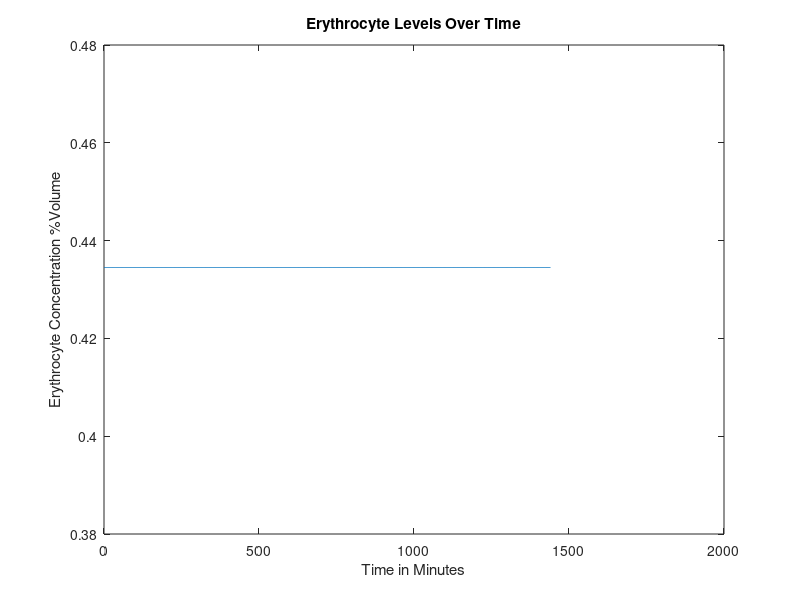
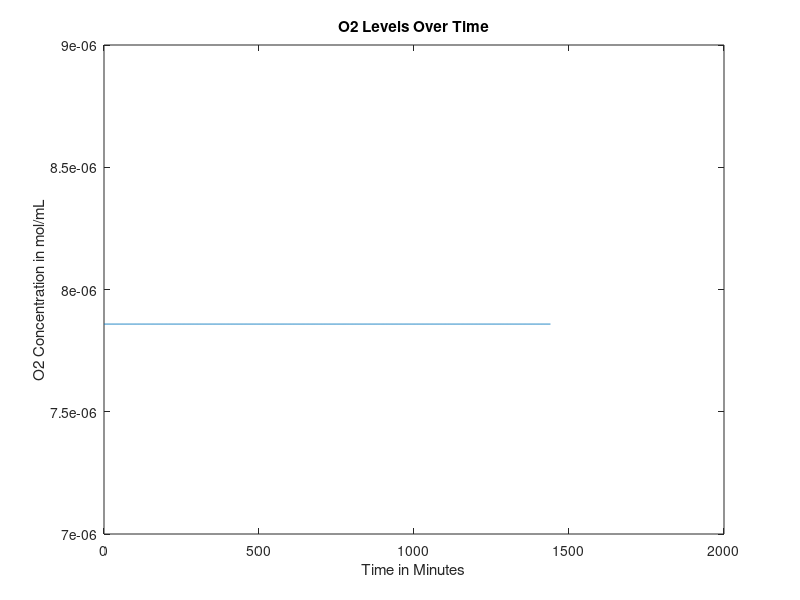
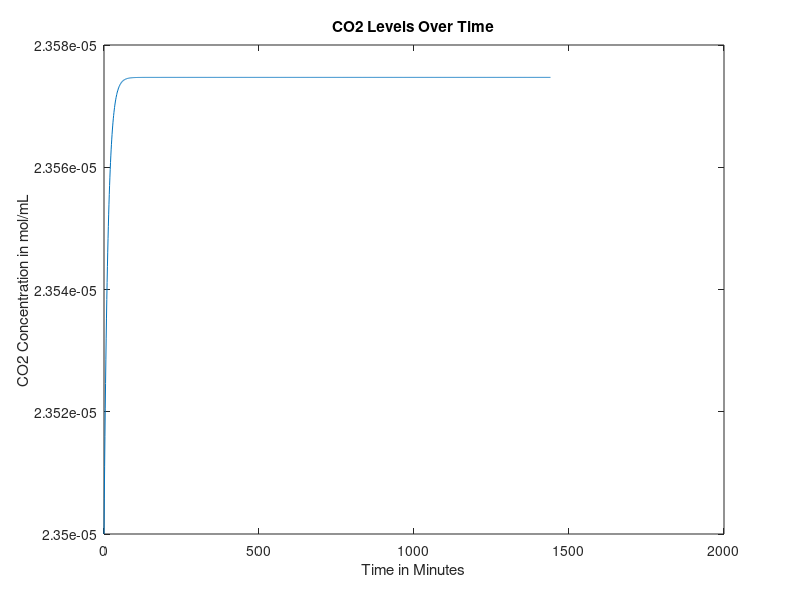
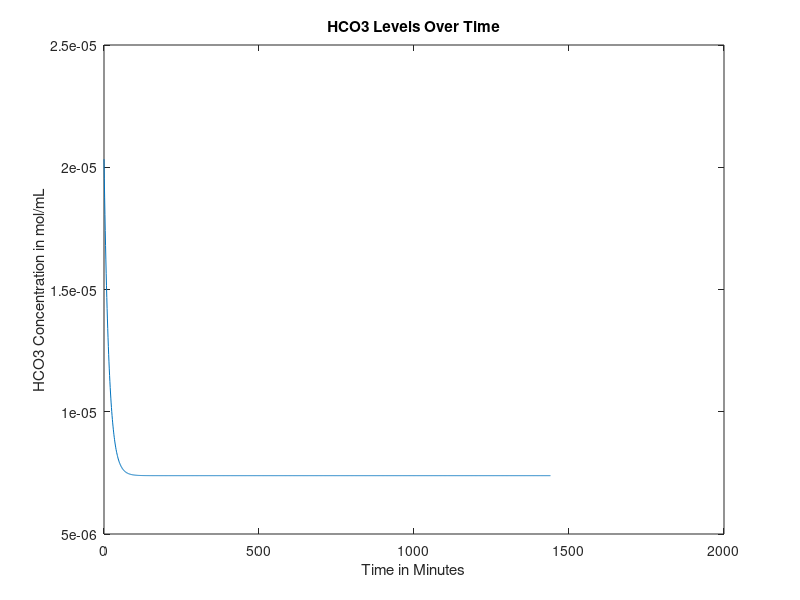

Reproduce these figures in MATLAB, in order.
function mainfunction2withLiverEating2()
age = 30; %Age in years
gender = 0; %Gender, 0=male, 1=female
mass = 70; %Weight in kg
anemia = 0; %Is the patient anemic? 1 if yes, 0 if no
FerritinStores = 0.0179; %Stored moles of iron in liver as ferritin

RQ=0.825;%reaction quotients for the general body and
%RQheart=0.7;

if (40>=age)&&(age>0) %if/else statement that sets heart rate based on age, in bpm
    heartrate = 60;
else
    heartrate=70;
end


%Intake of various nutrients
carbs=130;
calciumintake=1000;
sodiumintake=500;

if gender==1
    ironintake=18;
else
    ironintake=8;
end

bloodweight=0.07*mass; %sets mass of blood in the body based on percentage composition of blood and bodyweight


%SV=mass; %stroke volume, blood pumped out of heart per beat in mL

bloodflow0 = 1000*bloodweight/1.06; %blood flow out of heart per minute in mL, divided by density of 1.06 g/mL (steady state value)

% cvector = concentration vector, [cE, cNa, cCa, cIron, cGlucose, cO2,
% cCO2, cHCO3], where c = "concentration of", and the letters are our
% components


if gender == 0 %if loop sets volume percentage of red blood cells based on gender
    cE = 0.4345;
elseif gender == 1
    cE = 0.402;
end

%set concentration of O2 and CO2 in mol/mL at BTP in venous blood
cO2 = 0.00000785855;
cCO2 = 0.0000235;
%concentration of bicarbonate in venous blood, in mol/L
cHCO3 = 0.00002033;
%concnetartion of glucose in mol/mL
cGlucose = 0.0000055;
%Na concentration in mol/mL
cNa = 0.000137;
%Concentration of Ca in mol/mL
cCa = 0.00000118;
%Concentration of iron in mol/mL
cIron = 0.00012592;

cvector0 = [cE cO2 cCO2 cHCO3 cGlucose cNa cCa cIron]; %concentration in the blood, in moles? mL/mL of blood

cEtrack=[cvector0(1)];
cO2track=[cvector0(2)];
cCO2track=[cvector0(3)];
cHCO3track=[cvector0(4)];
cGlucosetrack=[cvector0(5)];
cNatrack=[cvector0(6)];
cCatrack=[cvector0(7)];
cIrontrack=[cvector0(8)];

for loop=1:1440
    %Run initial venous blood through the heart
    [bloodflow, cvector, Ci] = lungs(bloodflow0, cvector0);
    %Run blood from lungs to the heart
    [bloodflow, cvector1] = heart(bloodflow, cvector, mass, Ci);
    %These three values are the blood flows that go from the heart to each
    %organ
    
    
    
    %Volumetric flow rate in and out of liver (mL/min)
    %Vi=Vj=V=100mL/min per 100g liver
    %Blood flow distribution will change during iron deficiency anemia but we
    %don't have a function modeling this yet
    
    if (18<=age) && (age<50)
        V=452+16.34*mass+11.85*age-166*gender;
    else
        V=1390+15.94*mass-12.86*age;
    end
    
    BFbraini=0.15*bloodflow;
    BFliveri=V;
    BFotherbloodi=bloodflow-BFbraini-0.3*BFliveri;
    %Process each of these three blood flows in their respective organs
    [BFbrainj, cvectorbrainj] = brain(BFbraini, cvector1, mass, Ci);
    
    [BFotherbloodj, cvectorotherbloodj] = otherblood(BFotherbloodi, cvector1, carbs, calciumintake, sodiumintake, ironintake, Ci, RQ);
    
    Mvectorotherbloodliver=0.7*V*cvectorotherbloodj;
    Mvectorheart=0.3*V*cvector1;
    cvectorliverin=(Mvectorotherbloodliver+Mvectorheart)/V;
    
    [BFliverj, cvectorliverj] = liver(BFliveri,cvectorliverin,gender,mass,Ci,FerritinStores);
    %Redirect blood from liver to other blood and mix the two
    Mvectorotherbloodj=(cvectorotherbloodj*(BFotherbloodj-0.7*V))+(cvectorliverj*BFliverj);
    %Add the blood flow from other blood and liver to get new blood volume
    BFotherbloodj=BFotherbloodj-0.7*V+BFliverj;
    %Do a weighted average to get a new cvector
    cvectorotherbloodj=Mvectorotherbloodj/BFotherbloodj;
    %Send 25% of the blood flow to the kidneys
    BFkidneyi=0.25*(BFbrainj+BFotherbloodj);
    %Subtract blood sent to kidneys from other blood
    BFotherbloodj=BFotherbloodj-BFkidneyi;
    %Have the kidneys process the blood they receive
    
    [BFkidneyj, cvectorkidneyj] = kidney(BFkidneyi, cvectorotherbloodj,RQ,mass, Ci);
    %Send blood processed in kidneys back to other blood, pool with brain, create Mvector
    Mvectorotherblood=(BFotherbloodj*cvectorotherbloodj)+(BFkidneyj*cvectorkidneyj)+(BFbrainj*cvectorbrainj);
    %Reset the bloodflow back into the lungs to the blood flow we just computed
    bloodflow0=BFotherbloodj+BFkidneyj+BFbrainj;
    
    %Recompute cvector0 by dividing Mvectorotherblood by bloodflow0
    cvector0=Mvectorotherblood/bloodflow0;
    
    cEtrack=[cEtrack cvector0(1)];
    cO2track=[cO2track cvector0(2)];
    cCO2track=[cCO2track cvector0(3)];
    cHCO3track=[cHCO3track cvector0(4)];
    cGlucosetrack=[cGlucosetrack cvector0(5)];
    cNatrack=[cNatrack cvector0(6)];
    cCatrack=[cCatrack cvector0(7)];
    cIrontrack=[cIrontrack cvector0(8)];
    
    A = [cvector; cvector1; cvectorbrainj; cvectorotherbloodj; cvectorliverj; cvectorkidneyj; cvector0];
end

figure
plot(0:loop(end),cEtrack)
title('Erythrocyte Levels Over Time')
xlabel('Time in Minutes')
ylabel('Erythrocyte Concentration %Volume')

figure
plot(0:loop(end),cO2track)
title('O2 Levels Over Time')
xlabel('Time in Minutes')
ylabel('O2 Concentration in mol/mL')

figure
plot(0:loop(end),cCO2track)
title('CO2 Levels Over Time')
xlabel('Time in Minutes')
ylabel('CO2 Concentration in mol/mL')

figure
plot(0:loop(end),cHCO3track)
title('HCO3 Levels Over Time')
xlabel('Time in Minutes')
ylabel('HCO3 Concentration in mol/mL')

figure
plot(0:loop(end),cGlucosetrack)
title('Glucose Levels Over Time')
xlabel('Time in Minutes')
ylabel('Glucose Concentration in mol/mL')

figure
plot(0:loop(end),cNatrack)
title('Na Levels Over Time')
xlabel('Time in Minutes')
ylabel('Na Concentration in mol/mL')

figure
plot(0:loop(end),cCatrack)
title('Ca Levels Over Time')
xlabel('Time in Minutes')
ylabel('Ca Concentration in mol/mL')

figure
plot(0:loop(end),cIrontrack)
title('Iron Levels Over Time')
xlabel('Time in Minutes')
ylabel('Iron Concentration in mol/mL')
end

function [bloodout, Cout, Ci] = lungs(vblood, Cvector)
Cout = [];
%Assume Lung Volume is 6 L. Assume dead space of .15 Liters. 
vlung = 6;
deadspace = .15;
respiratoryrate = 15;
alveoliventilation = (vlung-deadspace)*respiratoryrate; %L/min of air added to the aveloli
%Assume oxygen added to alveloli is 21% of air
alveoliO2 = .21*alveoliventilation;


% Finding volumetric flow rate out of oxygen
CiO2 = 0.000001964637; %5mL/100mL becomes .000001964637 mol
%CdeoxygenatedO2 = 0.16; %from graph and partial pressure of oxygen in entering deoxygenated blood being...
Ci=CiO2*vblood;                       %40 mmHg (this might also depend on hemoglobin)
nO2i = vblood*(Cvector(2)+CiO2); %O2 in, mL/min
nO2cons = 0.05*CiO2*vblood;%.0002082515; %5.3 mL/min becomes .0002082515 mol/min
nO2j = nO2i - nO2cons; %O2 out, mol/min
Cout(2) = nO2j/vblood; %mol/mL

% Finding volumetric flow rate out of carbon dioxide
nCO2i = vblood*Cvector(3);
nCO2cons = nCO2i*(1-(48/52));%vblood*(.0000015716531); %vblood(mL/min) and concentration of blood consumed (mol/mL)
%CjCO2 = 0.48; %48 mL/100 mL, should be dependent on hemoglobin, oxygen, things like that
nCO2j = nCO2i - nCO2cons; %CO2 out, L/min
Cout(3) = nCO2j/vblood;

% Finding volumetric flow rate out of bicarbonate
rHCO3CO2 = Cvector(4)/Cvector(3); %ratio of bicarbonate to carbon dioxide in blood leaving lungs
nHCO3j = rHCO3CO2*nCO2j; %HCO3 out, mol/min
Cout(4) = nHCO3j/vblood;

% Finding volumetric flow rate out of calcium
Cout(7) = Cvector(7); %calcium out, L/min

Cout(8) = Cvector(8); %iron concentration doesn't change in lungs
% Finding volumetric flow rate out of sodium
Cout(6) = Cvector(6); %sodium out, L/min

% Finding volumetric flow rate out of erythrocytes
Cout(1) = Cvector(1);

% Finding volumetric flow rate out of glucose

nglucosecons = nO2cons/6; %molar flow rate of glucose consumed, mol/min, in terms of O2 consumed
nGlucosei = Cvector(5)*vblood;
nGlucosej = nGlucosei - nglucosecons; %molar flow rate of glucose out, mol/min
Cout(5) = nGlucosej/vblood;
bloodout = vblood;
end

function [bloodflowj, cvectorj] = brain(bloodflowi, cvectori, mass, Ci)
%Blood volume conserved
bloodflowj=bloodflowi;

brainmass=0.02*mass*1000; %gives brain mass in grams as 2% body mass
Mvector=bloodflowi*cvectori;
%Create a null vector for cvectorj
cvectorj=zeros(1,8);
%Sets inflows equal to outflows for erythrocytes, Na, Ca, Iron
cvectorj(1)=cvectori(1);
cvectorj(6)=cvectori(6);
cvectorj(7)=cvectori(7);
cvectorj(8)=cvectori(8);

%Consume oxygen at 18.4% of intake rate
MO2j=Mvector(2)-0.184*Ci;
%Consume glucose at a rate of 5.6 mg per 100g brain mass per minute
MGlucosej=Mvector(5)-(0.00003108*(brainmass/100));%moles of glucose in - glucose requirements per mon in moles/minute
%Calculate CO2 produced based on glucose consumed via respiration equation
MCO2j=Mvector(3)+6*(0.6660746/1440);
%Calculate HCO3 made when the CO2 is produced
rHCO3CO2=19.3/21.5; %ratio of bicarbonate to carbon dioxide in blood leaving lungs
HCO3j=Mvector(4)+rHCO3CO2*6*(0.6660746/1440);

%Calculate values above as concentrations and add them to cvectorj
cvectorj(2)=MO2j/bloodflowj;
cvectorj(5)=MGlucosej/bloodflowj;
cvectorj(3)=MCO2j/bloodflowj;
cvectorj(4)=HCO3j/bloodflowj;

end

function [outflow, Cout] = heart(flow,Cvector,weight, Ci)

Cout = [];

% Finding concentration out of glucose
Cout(5)=Cvector(5);
% Finding concentration out of erythrocytes
Cout(1)=Cvector(1);
% Finding concentration out of sodium
Cout(6)=Cvector(6);
% Finding concentration out of iron
Cout(8)=Cvector(8);
% Finding concentration out of calcium
Cout(7)=Cvector(7);

heartmass = weight*.003;
nO2cons = 0.116*Ci; %mL/min*mol/mL=mol/min
Cout(2) = (Cvector(2)*flow - nO2cons)/flow;
CO2gen = .7*nO2cons; %using respiratory quotient in the heart
Cout(3) = (Cvector(3)*flow + CO2gen)/flow;
rHCO3CO2 = Cvector(4)/Cvector(3); %ratio of bicarbonate to carbon dioxide in blood leaving lungs
nHCO3j = rHCO3CO2*CO2gen; %HCO3 out, mol/min
Cout(4) = (Cvector(4)*flow + nHCO3j)/flow;

outflow = flow;
end

function [bloodflowj, cvectorout]=liver(V,cvectori,G,mass,Ci,FerritinStores)
%This function will deliver output volumetric flow rates for the concentration of
%the 8 components (mol/mLmin) out of the liver
%Input: G=Gender (1 if female, 0 if male)
%W=weight of person (kg); A=age of person (years)
%cvector=[cE,cO2,cCO2,cHCO3,cGlucose,cNa,cCa,cFe)
%Outputs are all in concentration flow rates (mol/mLmin) out

%Initializes cvectorout
cvectorout=[0,0,0,0,0,0,0,0];



%Calculates concentration flow rate of red blood cells out
%p=blood density in amount per mL
%Vbody=Volume of body in mL. Calculating assuming 7% of total body weight
%is blood, then divided by density of blood to find volume of blood
%RBCj=raw numerical flow rate of red blood cells out/min
%RBCi=raw numerical flow rate of RBC in/min
%nRBCj=molar flow rate of RBC out/min
%RBCcons=consumption rate of RBC/min
%No generation of RBC in liver

p=1.2e10; %number of red blood cells per mL of PURE red blood cells

%Calculate volume of the body
Vblood=0.07*mass*1000/1.056;
%Calculate the number of RBCs entering liver based on concentration,
%flow rate, and pure RBC density
RBCi=p*V*cvectori(1);
%Consume some based on body size
RBCcons=5.55555e-6*cvectori(1)*Vblood;
%Find pure volume of RBCs we now have based on number and density
VRBCj=(RBCi-RBCcons)/p;
%Calculate volume of plasma that entered
Vplasma=V*(1-cvectori(1));
%Calculate new concentrations based on volumeRBCs/total volume
cvectorout(1)=VRBCj/(VRBCj+Vplasma);
%Bloodflow out = blood cells out + plasma volume
bloodflowj=Vplasma+VRBCj;

%Calculates concentration flow rate of O2 out
%No generation of O2
%nO2i=molar flow rate of O2/min in
%nO2j=molar flow rate of O2/min out
%nO2cons=molar consumption rate of O2/min
nO2i= cvectori(2)*V;
nO2cons=0.204*Ci;
nO2j=nO2i-nO2cons;
cvectorout(2)=nO2j/V;

%Calculates concentration flow rate of CO2 out
%nCO2i=molar flow rate of CO2/min in
%nCO2j=molar flow rate of CO2/min out
%nCO2gen=molar flow rate of CO2/min generated
%RQ=Respiratory Quotient=mol CO2 produced/mol O2 consumed
RQ=0.825;
nCO2gen=RQ*nO2cons;
nCO2i=cvectori(3)*V;
nCO2j=nCO2i+nCO2gen;
cvectorout(3)=nCO2j/V;

%Calculates the required intake of protein in grams/min given a
%person's demographic information
%dprotein=daily protein intake in g/day
%protein=protein intake in g/min
dprotein=0.8*mass;
protein=dprotein/1440;

%Calculates the concentration flow rate of Bicarbonate out
%Assume no generation of bicarbonate
%%Also liver just takes in bicarbonate from the heart and stomach
%1mole bicarbonate ions consumed by liver per 100g protein/day
rHCO3CO2 = cvectori(4)/cvectori(3); %ratio of bicarbonate to carbon dioxide in blood leaving lungs
nHCO3gen = rHCO3CO2*nCO2gen; %HCO3 out, mol/min
nHCO3i=cvectori(4)*V;
nHCO3j=nHCO3i-(protein/100)+nHCO3gen;
cvectorout(4)=nHCO3j/V;

%Calculates the concentration flow rate of Na2+ out
%Assume no generation of Na2+, only in, out, and consumption
%nNai=molar flow rate of sodium in
%nNacons=molar flow rate of sodium consumed given that 10% of bile salts
%are consumed, approx 600mL are produced per day, and there are 135mM Na+
%ions in bile.
%nNaj=molar flow rate of sodium out
nNacons=5.625e-6;
nNai=cvectori(6)*V;
nNaj=nNai-nNacons;
cvectorout(6)=nNaj/V;

%Calculates the concentration flow rate of Ca2+ out
%Assume no generation nor consumption.
%cCai=concentration flow rate of Ca2+ in mol/mLmin in
%cCaj=concentration flow rate of Ca2+ in mol/mLmin out
cvectorout(7)=cvectori(7);
%Calculates the concentration flow rate of Fe out
%Assume no generation since

%This function calculates the rate of the liver's glucose buffer function where
%the liver consumes or generates glucose to regulate glucose levels in the blood.
%The consumeorgenerate equation was extracted with excel where equations
%describing [insulin] vs. [glucose] and [glucagon] vs. [glucose] from 
%a research paper were substracted.
%Overall equation is normalized at(x,y)=(6,0) where x=Glucose Concentration in blood (mM) 
%and y=Insulin-Glucagon levles (pmol/L).
%The equation was chosen to be zeroed at 6mM glucose concentration in
%blood since 6mM is the critical threshold value of glucose in the blood
%that determines if liver consumes or generates glucose to buffer glucose levels
%Actual molar rate of glucose generated/consumed factors into account that
%the maximum rate of hepatic glucose uptake is approx. 26umoles/min per kg
%bodyweight
%The maximum value of nGlucosecons, when x=9mM and y=300
%is thus 26umoles/min per kg bodyweight
%Dividing consumeorgenerate by 26*W*10^-6 scales consumeorgenerate value 
%to 26umoles/min per kg bodyweight at (9,300) to give nGlucosegen and
%nGlucosecons terms in moles/min

consumeorgenerate=0.8144*(cvectori(5)*10^6)^3-9.622*(cvectori(5)*10^6)^2+108.74*(cvectori(5)*10^6)-480.69;
scalingterm = 300/(26*mass*10^-6);
if consumeorgenerate < 0
    nGlucosegen=abs(consumeorgenerate)/scalingterm;
    nGlucosecons=0;
elseif consumeorgenerate > 0
    nGlucosecons=abs(consumeorgenerate)/scalingterm;
    nGlucosegen=0;
else
    nGlucosegen=0;
    nGlucosecons=0;
end
nGlucosebasalcons = nO2cons/6;
nGlucosei = cvectori(5)*V;
nGlucosej = nGlucosei + nGlucosegen - nGlucosecons - nGlucosebasalcons;
cvectorout(5) = nGlucosej/V;

% Iron gets packaged into ferritin in the liver, to be stored and used
% later if we run low


%determine molar flow rate of iron in
Mironin=V*cvectori(8);
Mirondif=(V*0.00012592)-Mironin;

if Mirondif < 0
    FerritinStores=FerritinStores+Mirondif;
    cvectorout(8)=0.00012592;
elseif FerritinStores > Mirondif && Mirondif>0
    Mironadd=Mirondiff;
    FerritinStores=FerritinStores-Mironadd;
    cvectorout(8)=(Mironadd+Mironin)/V;
elseif FerritinStores < Mirondif && Mirondif>0
    Mironadd=FerritinStores;
    cvectorout(8)=(Mironadd+Mironin)/V;
    FerritinStores=0;
    
elseif FerritinStores == 0
    
    cvectorout(8)=cvectori(8);
    
end


end

function [bloodflowj, cvectorj] = kidney(bloodflowi, cvectori, RQ, mass, Ci)
T=1440;%Multiplier that scales up the time period of interest to one day (required for glucose equation)
Kidneymass=(300/70000)*mass; %mass of the kidneys combined in grams

%Initialize all intakes
Mvector=bloodflowi*cvectori;
bloodflowj=bloodflowi;

%Consume relevant compounds to create outlet values

MEj=Mvector(1);
MIronj=Mvector(8);

MO2j=Mvector(2)-0.072*Ci;
% Find mol/min O2 consumed
%MO2cons = Mvector(2) - MO2j;
% Convert to mL/min per 100g
%MO2cons = (MO2cons/0.0000392927)/(Kidneymass/100);
% Find mmol/min per 100g Na consumed
%MNacons = (MO2cons - 0.5)/0.1;
% Convert to mol/min
%MNacons = (MNacons/1000)*(Kidneymass/100);
MNacons = (100/1440)/1000;
MNaj = Mvector(6) - MNacons;
%MNaj=(Mvector(6)-(Kidneymass/100)*((10*(25450*(Mvector(2)-MO2j)))-5))/1000;
MCaj=0.98*Mvector(7);
MGlucosej=Mvector(5)-(Mvector(5)*(0.226/((Mvector(5))*T)));
MCO2j=Mvector(3)+((Mvector(2)-MO2j)*RQ);
rHCO3O2=Mvector(4)/Mvector(3);
MHCO3gen=rHCO3O2*((Mvector(2)-MO2j)*RQ);
MHCO3j=Mvector(4)-0.15*(Mvector(4))+(.004/T)+MHCO3gen;

%Recompute all concentrations using original mass of blood and new values

cIronj=MIronj/bloodflowj;
cNaj=MNaj/bloodflowj;
cO2j=MO2j/bloodflowj;
cCO2j=MCO2j/bloodflowj;
cEj=MEj/bloodflowj;
cGlucosej=MGlucosej/bloodflowj;
cHCO3j=MHCO3j/bloodflowj;
cCaj=MCaj/bloodflowj;

cvectorj=[cEj cO2j cCO2j cHCO3j cGlucosej cNaj cCaj cIronj];

end

function [outflow, Cout] = otherblood(flow, Cin, carbs, calciumintake, sodiumintake, ironintake, Ci, RQ)
Cout = [];
Cout(1) = Cin(1);
%CO2cons =
Cout(2) = (Cin(2)*flow-0.374*Ci)/flow;%-CO2cons;
nCO2gen = 0.374*Ci*RQ;
Cout(3) = (Cin(3)*flow + nCO2gen)/flow;
rHCO3CO2 = Cin(4)/Cin(3);
Cout(4) = (Cin(4)*flow + nCO2gen*rHCO3CO2)/flow;
Cout(5) = (flow*Cin(5) + (.8*carbs)/(180.156*1440))/flow; %130g of carbs, 80 percent is directly translated to glucose, 20% is fructose and galactose which goes to the liver and may be converted to glucose at a later stage so another term is incoming
Cout(6) = (flow*Cin(6) + (sodiumintake/(1000*22.99*1440)))/flow; %500 mg of sodium needed for vital functions so start with sodium intake being 500 mg
Cout(7) = (flow*Cin(7) + (calciumintake*.26)/(1000*40.08*1440))/flow; %calcium intake should be around 1000 mg
Cout(8) = (flow*Cin(8) + (ironintake*.18)/(1000*55.845*1440)-1/(1440*1000*55.845))/flow;%iron intake will be approximately 8 mg for males and 18 mg for females
outflow = flow;
end